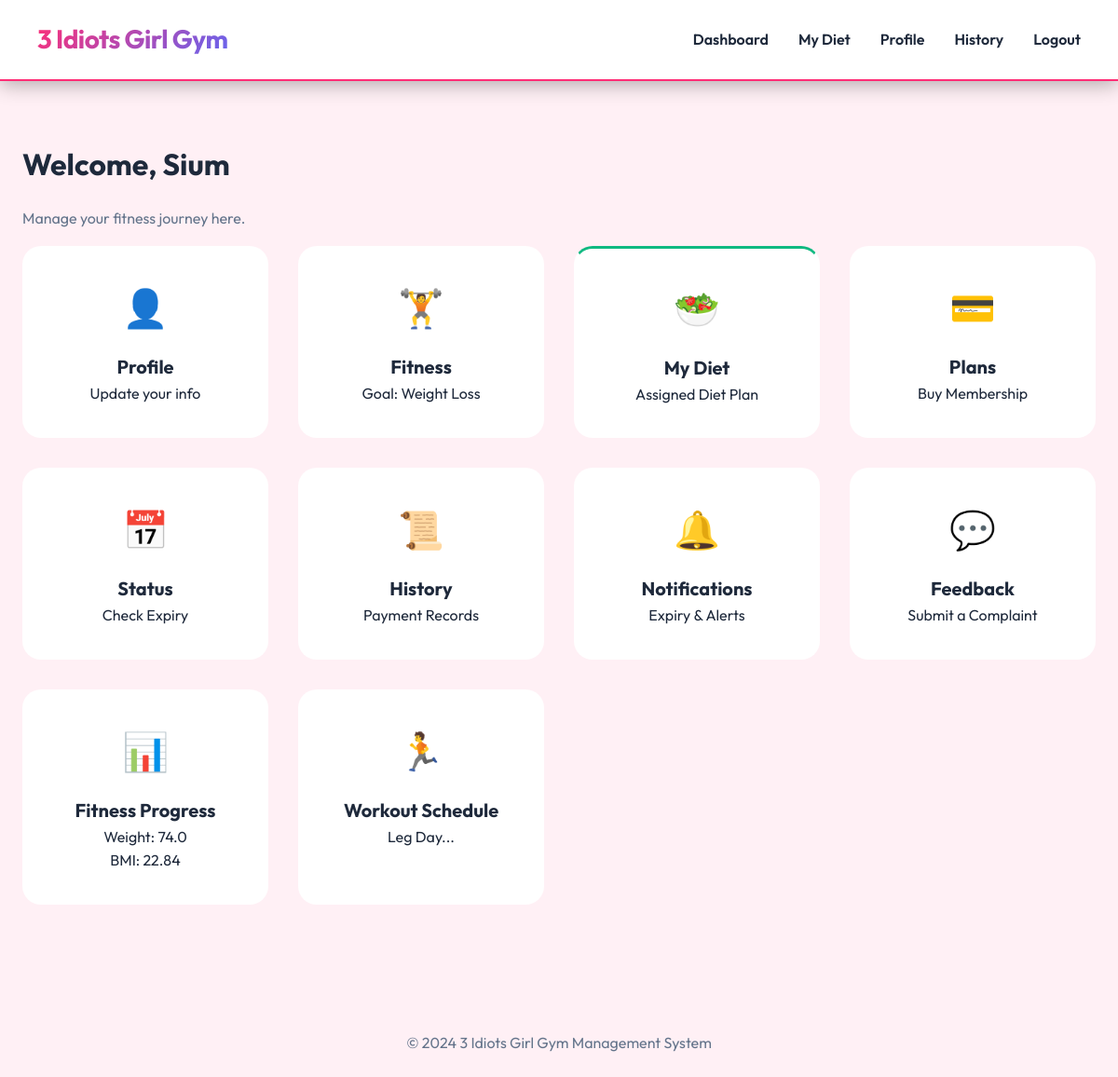
The app's page /dashboard (signed in) with its own data.
### tables this page shows
CREATE TABLE members (
    id INTEGER PRIMARY KEY AUTOINCREMENT,
    name TEXT,
    phone TEXT,
    age INTEGER,
    fitness_goal TEXT,
    username TEXT UNIQUE,
    password TEXT
, fitness_level TEXT);

CREATE TABLE fitness_profile (
    id INTEGER PRIMARY KEY AUTOINCREMENT,
    member_id INTEGER,
    height REAL,
    weight REAL,
    bmi REAL,
    fitness_level TEXT,
    FOREIGN KEY(member_id) REFERENCES members(id)
);

CREATE TABLE workouts (
        id INTEGER PRIMARY KEY AUTOINCREMENT,
        member_id INTEGER,
        workout_type TEXT,
        schedule_details TEXT,
        FOREIGN KEY (member_id) REFERENCES members (id)
    );

### app.py (the view)
@app.route("/dashboard")
def dashboard():
    if "member_id" not in session:
        return redirect("/login")
    conn = get_db()
    member = conn.execute(
        "SELECT * FROM members WHERE id=?",
        (session["member_id"],)
    ).fetchone()
    fitness = conn.execute(
        "SELECT * FROM fitness_profile WHERE member_id=?",
        (session["member_id"],)
    ).fetchone()
    workouts = conn.execute(
        "SELECT * FROM workouts WHERE member_id=? ORDER BY id DESC",
        (session["member_id"],)
    ).fetchall()
    diet = conn.execute("""
        SELECT dp.*
        FROM diet_plans dp
        JOIN member_diet_plans mdp ON dp.id = mdp.diet_plan_id
        WHERE mdp.member_id = ?
    """, (session["member_id"],)).fetchone()
    conn.close()
    return render_template(
        "dashboard.html",
        member=member,
        fitness=fitness,
        workouts=workouts,
        diet=diet
    )

### app.py (called while the page is built)
def get_db():
    conn = sqlite3.connect(DATABASE)
    conn.row_factory = sqlite3.Row
    return conn

### templates/dashboard.html (shortened to what this page needs)
{% extends "base.html" %}
{% block content %}
<div class="page-wrapper">
  <h1>Welcome, {{ member['name'] }}</h1>
  <p class="text-muted">Manage your fitness journey here.</p>
  <div class="nav-grid mt-3">
    <a href="/profile" class="nav-card">
      <div class="nav-icon">👤</div>
      <div class="nav-label">Profile</div>
      <div class="nav-desc">Update your info</div>
    </a>
    <a href="/fitness" class="nav-card">
      <div class="nav-icon">🏋️</div>
      <div class="nav-label">Fitness</div>
      <div class="nav-desc">Goal: {{ member['fitness_goal'] }}</div>
    </a>
    <a href="/my_diet" class="nav-card" style="border-top: 3px solid var(--success-color);">
      <div class="nav-icon">🥗</div>
      <div class="nav-label">My Diet</div>
      <div class="nav-desc">Assigned Diet Plan</div>
    </a>
    <a href="/membership" class="nav-card">
      <div class="nav-icon">💳</div>
      <div class="nav-label">Plans</div>
      <div class="nav-desc">Buy Membership</div>
    </a>
    <a href="/membership_status" class="nav-card">
      <div class="nav-icon">📅</div>
      <div class="nav-label">Status</div>
      <div class="nav-desc">Check Expiry</div>
    </a>
    <a href="/payment_history" class="nav-card">
      <div class="nav-icon">📜</div>
      <div class="nav-label">History</div>
      <div class="nav-desc">Payment Records</div>
    </a>
    <a href="/notifications" class="nav-card">
      <div class="nav-icon">🔔</div>
      <div class="nav-label">Notifications</div>
      <div class="nav-desc">Expiry & Alerts</div>
    </a>
    <a href="/feedback" class="nav-card">
      <div class="nav-icon">💬</div>
      <div class="nav-label">Feedback</div>
      <div class="nav-desc">Submit a Complaint</div>
    </a>
    <a href="/my_fitness" class="nav-card">
      <div class="nav-icon">📊</div>
      <div class="nav-label">Fitness Progress</div>
      <div class="nav-desc">
        Weight: {{ fitness.weight if fitness else 'N/A' }}<br>
        BMI: {{ fitness.bmi if fitness else 'N/A' }}
      </div>
    </a>
    <a href="/my_workouts" class="nav-card">
      <div class="nav-icon">🏃</div>
      <div class="nav-label">Workout Schedule</div>
      <div class="nav-desc">
        {% if workouts %}
          {{ workouts[0].workout_type }}...
        {% else %}
          No workouts assigned
        {% endif %}
      </div>
    </a>
  </div>
</div>
{% endblock %}

### static/style.css (style rules this page uses)
:root { --primary-color: #ff2d75; --primary-hover: #e02568; --secondary-color: #6366f1; --success-color: #10b981; --danger-color: #f43f5e; --warning-color: #f59e0b; --info-color: #0ea5e9; --dark-color: #1e293b; --nav-bg: #ffffff; --body-bg: #fff0f5; --card-bg: #ffffff; --card-border: #ffd6e0; --text-main: #1e293b; --text-muted: #64748b; --accent-gradient: linear-gradient(135deg, #ff2d75 0%, #6366f1 100%); }
* { box-sizing: border-box; margin: 0; padding: 0; }
body { font-family: 'Outfit', sans-serif; background-color: var(--body-bg); color: var(--text-main); line-height: 1.6; }
.page-wrapper { padding: 1rem 0; }
h1, h2, h3 { margin-bottom: 1.25rem; font-weight: 700; }
.text-muted { color: var(--text-muted); }
.stats-grid, .nav-grid { display: grid; grid-template-columns: repeat(auto-fit, minmax(260px, 1fr)); gap: 2rem; margin-bottom: 2.5rem; }
.stat-card, .nav-card { padding: 2rem; border: 1px solid var(--card-border); border-radius: 20px; background-color: var(--card-bg); text-align: center; transition: all 0.3s ease; cursor: pointer; }
.nav-card { text-decoration: none; color: var(--text-main); border: 2px solid transparent; }
.nav-icon { font-size: 2.5rem; margin-bottom: 1rem; display: block; }
.nav-label { font-size: 1.25rem; font-weight: 700; }
.mt-3 { margin-top: 1rem; }

### records on screen
members: name "Sium", fitness_goal "Weight Loss"
fitness_profile: weight "74.0", bmi "22.84"
workouts: workout_type "Leg Day"
